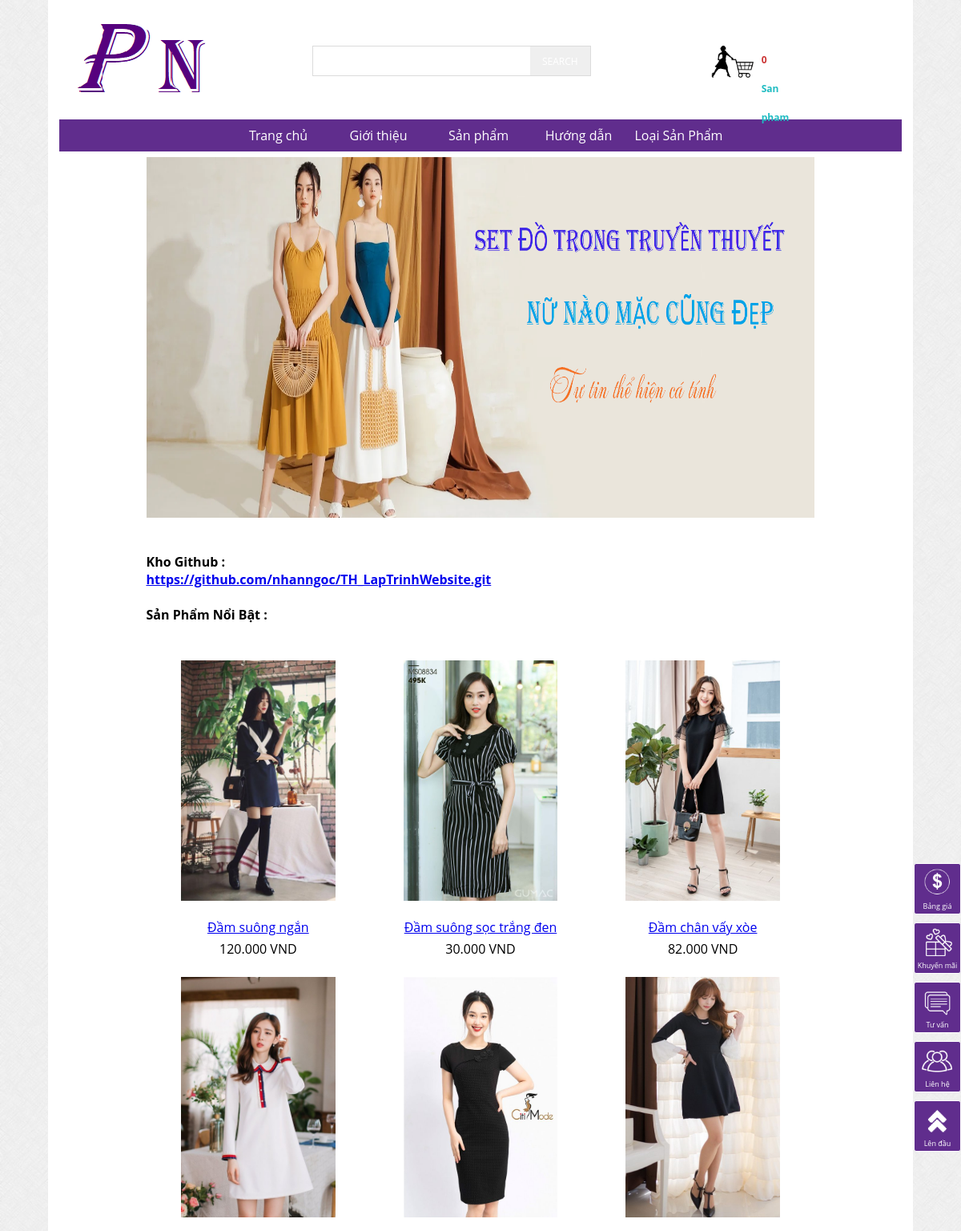
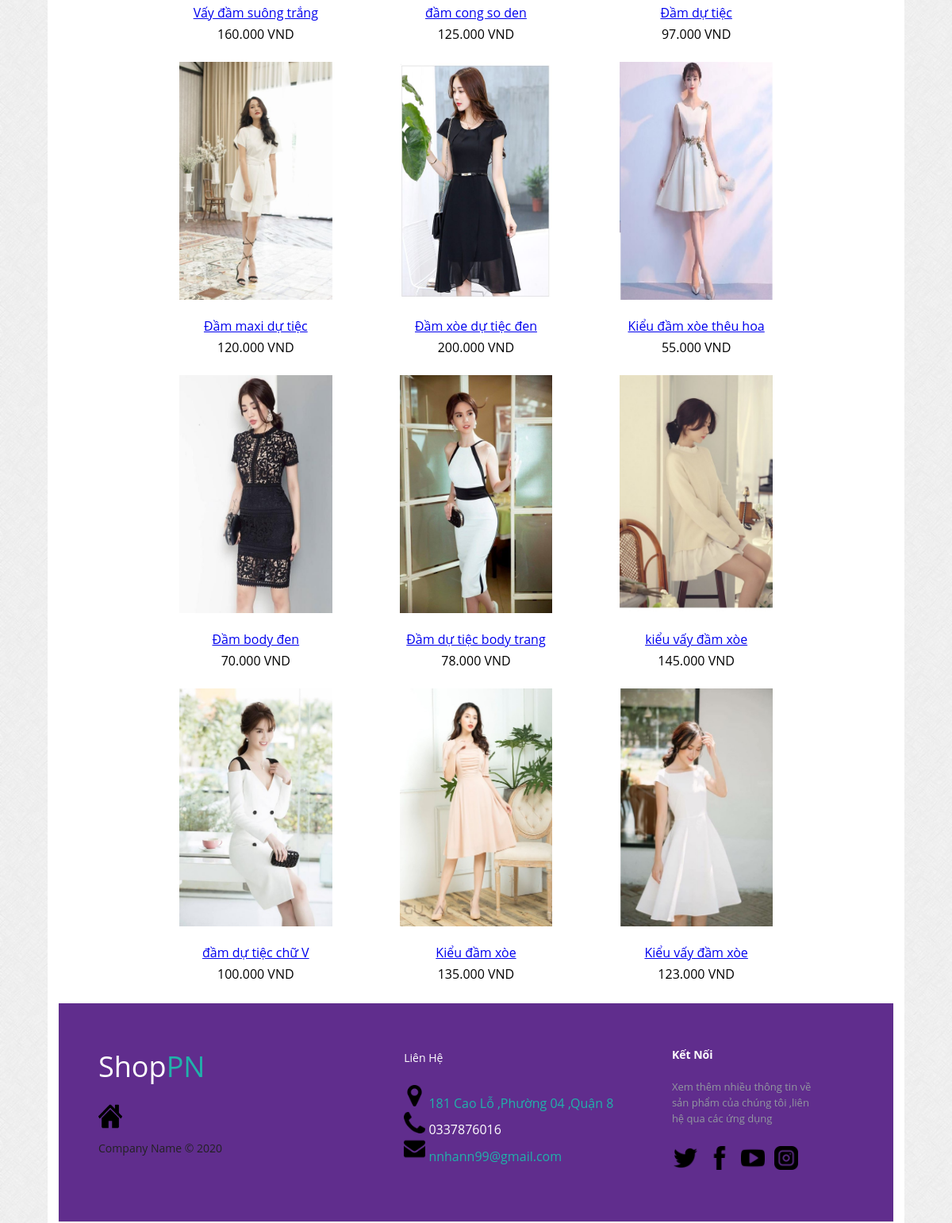
The page / on the database its author committed (2 pictures, top to bottom).
### tables this page shows
CREATE TABLE `menu_ngang` (
  `id` int(11) NOT NULL,
  `ten` varchar(256) NOT NULL,
  `noi_dung` mediumtext NOT NULL,
  `loai_menu` varchar(256) NOT NULL
);

CREATE TABLE `slideshow` (
  `id` int(11) NOT NULL,
  `hinh` varchar(256) NOT NULL,
  `lien_ket` varchar(256) NOT NULL
);

CREATE TABLE `san_pham` (
  `id` int(11) NOT NULL,
  `ten` varchar(256) NOT NULL,
  `noi_dung` mediumtext NOT NULL,
  `hinh_anh` varchar(256) NOT NULL,
  `gia` int(255) NOT NULL,
  `thuoc_loai` int(255) NOT NULL,
  `trang_chu` varchar(256) NOT NULL,
  `sap_xep_trang_chu` varchar(255) NOT NULL
);

### chuc_nang/san_pham/san_pham_trang_chu.php (the view)
<br><br>
<h4>
Kho Github :
<br>
	<p><a href="https://github.com/nhanngoc/TH_LapTrinhWebsite.git">https://github.com/nhanngoc/TH_LapTrinhWebsite.git</a></p>
	<br>
Sản Phẩm Nổi Bật :
</h4>
<br><br>
<?php
	$sql="select id,ten,gia,hinh_anh,thuoc_loai from san_pham where trang_chu='co' order by sap_xep_trang_chu desc limit 0,15";
	$tam=$conn->query($sql);
	echo "<table>";
	while($data=$tam->fetch())
	{
		echo "<tr>";
			for($i=1;$i<=3;$i++)
			{
				echo "<td align='center' width='350px' valign='top' >";
				echo "<div class='anh' >";
					if($data!=false)
					{
						$link_anh="hinh_anh/san_pham/".$data['hinh_anh'];
						$link_chi_tiet="?thamso=chi_tiet_san_pham&id=".$data['id'];
						$gia=$data['gia'];
						$gia=number_format($gia,0,",",".")." VND";
						echo "<a href='$link_chi_tiet' >";
							echo "<img src='$link_anh' >";
						echo "</a>";
						echo "<br>";
						echo "<br>";
						echo "<a href='$link_chi_tiet' >";
							echo $data['ten'];
						echo "</a>";
						echo "<div style='margin-top:5px' >";
						echo $gia;
						echo "</div>";
						echo "<br>";
					}
					else
					{
						echo "&nbsp;";
					}
					echo "</div>";
				echo "</td>";
				if($i!=3)
				{
					$data=$tam->fetch();
				}
			}
		echo "</tr>";
	}
	echo "</table>";
?>

### index.php (shortened to what this page needs)
<?php
include("ket_noi.php");
?>
<html>
<head>
	<link rel="stylesheet" type="text/css" href="style.css">
</head>
<body>
	<div id="container">
		<center>
			<table width="100%">
				<tr>
					<td colspan="3"><?php include("subpage/header.php"); ?>
					</td>
					<div id="templatemo_menu">
						<?php
						include "subpage/menu.php";
						?>
					</div>
				</tr>
				<tr>
					<td colspan="3" height="50px">
						<?php
						include("chuc_nang/menu_ngang.php");
						?>
				<tr>
					<td width="150px" valign="top">
					</td>
					<td width="1000px" valign="top">
						<?php
						include("chuc_nang/dieu_huong.php");
						?>
					</td>
					<td width="150px" valign="top">
					</td>
				</tr>
				<tr>
					<td colspan="3" height="50px">
						<?php include("subpage/footer.php"); ?></td>
				</tr>
</body>
</html>

### subpage/header.php (shortened to what this page needs)
<div class="header_top">
        <div class="logo">
                <a href="index.html"><img src="images/logo.png" alt="" /></a>
        </div>
        <div class="header_top_right">
                <div class="search_box">
                        <form>
                                <input type="text" name="tu_khoa" value="">
                                <input type="submit" value="SEARCH">
                        </form>
                </div>
                <?php
                include("chuc_nang/gio_hang/vung_gio_hang.php");
                ?>
        </div>
</div>

### chuc_nang/gio_hang/vung_gio_hang.php (shortened to what this page needs)
<?php
$so_luong = 0;
?>
<div class="shopping_cart">
	<div class="shopping">
		<span><a href="?thamso=gio_hang"><img src="images/shopping.png" alt="" title="View shopping cart" /></a></span>
	</div>
	<div class="cart">
		<a href="?thamso=gio_hang">
			<span class="cart_title"><?php echo $so_luong;?></br><p class="san_pham">San pham</p></span>
		</a>
	</div>
</div>

### subpage/menu.php
<div class="menu-float-right">
        <div id="group">
                <ul>
                        <li class="bang-gia">
                                <a href="/huong-dan-thanh-toan/" target="blank"><img src="images/icon-thanh-toan.png">
                                        <p class="mo-ta">Bảng giá</p>
                                </a>
                        </li>
                        <li class="khuyen-mai">
                                <a href="/khuyen-mai" target="blank"><img src="images/icon-qua-tang.png">
                                        <p class="mo-ta">Khuyến mãi</p>
                                </a>
                        </li>
                        <li class="tu-van">
                                <a href="/hoi-dap" target="blank"><img src="images/icon-lien-he.png">
                                        <p class="mo-ta">Tư vấn</p>
                                </a>
                        </li>
                        <li class="lien-he">
                                <a href="/lien-he" target="blank"><img src="images/icon-tu-van.png">
                                        <p class="mo-ta">Liên hệ</p>
                                </a>
                        </li>
                        <li id="back_to_top">
                                <a href="#top"><img src="images/icon-back-to-top.png">
                                        <p class="mo-ta">Lên đầu</p>
                                </a>
                        </li>
                </ul>
        </div>
</div>

### chuc_nang/menu_ngang.php (shortened to what this page needs)
<?php
	$sql="select id,ten,loai_menu from menu_ngang order by id";
	$tam=$conn->query($sql);
	echo "<div class='menu_ngang' >";
	echo"<ul>";
		echo "<li><a href='index.php'>Trang chủ</a></li>";
		while($data=$tam->fetch())
		{
			if($data['loai_menu']==""){$link_menu="?thamso=xuat_mot_tin&id=".$data['id'];}
			if($data['loai_menu']=="san_pham"){$link_menu="?thamso=xuat_san_pham";}
			echo "<li><a href='$link_menu'>";
				echo $data['ten'];
			echo "</a></li>";
		}
		echo "<li><a href='#'>Loại Sản Phẩm</a>";
					include("loai.php");
	echo "</div>";
?>

### chuc_nang/loai.php (shortened to what this page needs)
<?php
	echo "</div>";
?>

### chuc_nang/dieu_huong.php (shortened to what this page needs)
<?php
	if(isset($_GET['thamso'])){
		$tham_so=$_GET['thamso'];
	}else{
		$tham_so="";
	}
	switch($tham_so)
	{
		default:
			include("subpage/slideshow.php");
			include("chuc_nang/san_pham/san_pham_trang_chu.php");
	}
?>

### subpage/slideshow.php (shortened to what this page needs)
<center>
<div class="slideshow" id="slideshow" >
	<?php
		$sql="select hinh,lien_ket from slideshow order by id";
		$tam=$conn->query($sql);
		while($data= $tam->fetch())
		{
			$link_hinh="hinh_anh/slideshow/".$data['hinh'];
			echo "<a href='".$data['lien_ket']."'>";
				echo "<img src='".$link_hinh."'>";
			echo "</a>";
		}
	?>
</div>
</center>

### subpage/footer.php
<footer class="footer-distributed">
	<div class="footer-left">
		<h3>Shop<span>PN</span></h3>
		<p class="footer-links">
			<a href="index.php"><img src="images/home.png"></a>
		</p>
		<p class="footer-company-name">Company Name © 2020</p>
	</div>
	<div class="footer-center">
		<p class="footer-company-about">
			<span>Liên Hệ </span>
		</p>
		<div>
			<a href="#"><img src="images/icon5.png" /></a>
			<p><a href="https://goo.gl/maps/ufsyZSGUXmtTCBjG7">181 Cao Lỗ ,Phường 04 ,Quận 8 </a></p>
		</div>
		<div>
			<a href="#"><img src="images/icon6.png" /></a>
			<p>0337876016</p>
		</div>
		<div>
			<a href="#"><img src="images/icon7.png" /></a>
			<p><a href="https://mail.google.com/">nnhann99@gmail.com</a></p>
		</div>
	</div>
	<div class="footer-right">
		<p class="footer-company-about">
			<span>Kết Nối </span>
			Xem thêm nhiều thông tin về sản phẩm của chúng tôi ,liên hệ qua các ứng dụng
		</p>
		<div class="footer-icons">
			<a href="#"><img src="images/icon1.png" /></a>
			<a href="https://www.facebook.com/tennguoidung2402"><img src="images/icon2.png" /></a>
			<a href="#"><img src="images/icon3.png" /></a>
			<a href="#"><img src="images/icon4.png" /></a>
		</div>
	</div>
</footer>

### subpage/slideshow.php (style rules this page uses)
.slideshow img { width:100%; height:450px; }

### rows shown on the page
menu_ngang: ten "Giới thiệu"
menu_ngang: ten "Sản phẩm"
menu_ngang: ten "Hướng dẫn"
slideshow: hinh (picture)
san_pham: hinh_anh (picture), ten "Đầm suông ngắn", gia "120.000 VND"
san_pham: hinh_anh (picture), ten "Đầm suông sọc trắng đen", gia "30.000 VND"
san_pham: hinh_anh (picture), ten "Đầm chân vấy xòe", gia "82.000 VND"
san_pham: hinh_anh (picture), ten "Vấy đầm suông trắng", gia "160.000 VND"
san_pham: hinh_anh (picture), ten "đầm cong so den", gia "125.000 VND"
san_pham: hinh_anh (picture), ten "Đầm dự tiệc", gia "97.000 VND"
san_pham: hinh_anh (picture), ten "Đầm maxi dự tiệc", gia "120.000 VND"
san_pham: hinh_anh (picture), ten "Đầm xòe dự tiệc đen", gia "200.000 VND"
san_pham: hinh_anh (picture), ten "Kiểu đầm xòe thêu hoa", gia "55.000 VND"
san_pham: hinh_anh (picture), ten "Đầm body đen", gia "70.000 VND"
san_pham: hinh_anh (picture), ten "Đầm dự tiệc body trang", gia "78.000 VND"
san_pham: hinh_anh (picture), ten "kiểu vấy đầm xòe", gia "145.000 VND"
san_pham: hinh_anh (picture), ten "đầm dự tiệc chữ V", gia "100.000 VND"
san_pham: hinh_anh (picture), ten "Kiểu đầm xòe", gia "135.000 VND"
san_pham: hinh_anh (picture), ten "Kiểu vấy đầm xòe", gia "123.000 VND"

### other values the page prints
$so_luong "0"
